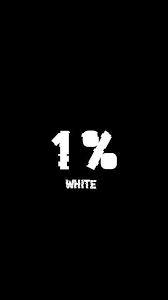
#> input picture veis.png, 168 x 300 px
$ python OperasiMorfologi.py
#> lines starting #> are read from the running program, lines starting #| are printed output that depends on the picture
import cv2 as cv2
import numpy as np

img = cv2.imread("veis.png")
#> img is the input picture: shape (300, 168, 3); min 0, max 255, mean 7.2
cv2.imshow("Original Image", img)
kernel = np.ones((3,3),np.uint8)

#erosi
erosion = cv2.erode(img, kernel, iterations = 1)
cv2.imshow("Erosion", erosion)

#dilasi
dilation = cv2.dilate(img, kernel, iterations=1)
cv2.imshow("DIlasi", dilation)

#opening
kernel1 = np.ones((3,3), np.uint8)
opening = cv2.morphologyEx(img,cv2.MORPH_OPEN,kernel1)
cv2.imshow("Opening", opening)

#closing
closing = cv2.morphologyEx(img, cv2.MORPH_CLOSE, kernel)
cv2.imshow("Closing", closing)

#gradient
gradient = cv2.morphologyEx(img, cv2.MORPH_GRADIENT,kernel,)
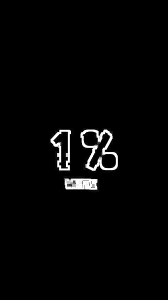
#> gradient: shape (300, 168, 3); min 0, max 255, mean 5.3
cv2.imshow("Gradient", gradient)

cv2.waitKey(0)
cv2.destroyAllWindows()
